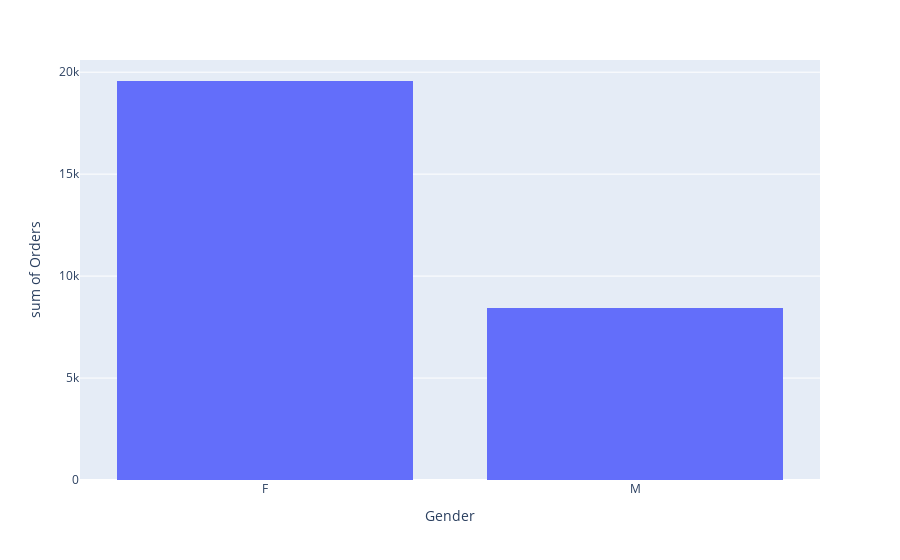

The code cell stored with this chart in its notebook:
### Markdown cell above
The Age Group between 26-35 years has the highest purchases made during Diwali season in contrast to the Age Group of 0-17 years who spend the least during Diwali Season

### Code cell
#What are the differences in spending between genders?
fig=px.histogram(diwali_df,x="Gender",y="Orders")
fig.show()

### Figure 1 — Plotly figure (JSON) as saved in the notebook; plotly's stock layout.template omitted (floating-point values rounded to 4 significant figures; data arrays with more than 128 entries replaced by an {"elided": "..."} marker saying what was removed)
{"data": [{"alignmentgroup": "True", "bingroup": "x", "histfunc": "sum", "hovertemplate": "Gender=%{x}<br>sum of Orders=%{y}<extra></extra>", "legendgroup": "", "marker": {"color": "#636efa", "pattern": {"shape": ""}}, "name": "", "offsetgroup": "", "orientation": "v", "showlegend": false, "type": "histogram", "x": {"elided": "11251 str values"}, "xaxis": "x", "y": {"elided": "11251 int values"}, "yaxis": "y"}], "layout": {"barmode": "relative", "legend": {"tracegroupgap": 0}, "margin": {"t": 60}, "xaxis": {"anchor": "y", "domain": [0, 1], "title": {"text": "Gender"}}, "yaxis": {"anchor": "x", "domain": [0, 1], "title": {"text": "sum of Orders"}}}}
